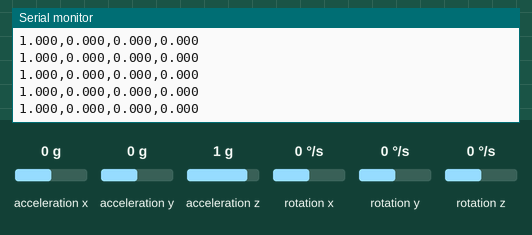
Recording of a sketch running on a simulated Arduino Uno, built with avr-gcc and run on an emulated ATmega328P. Shown: the last lines printed to the serial monitor. The inputs (shaded band) are chosen by the test bench; at power-on: acceleration z 1 g, rotation z 0 °/s, acceleration x 0 g, acceleration y 0 g, rotation x 0 °/s, rotation y 0 °/s.

Above: at 1.7 s.
1.8 s: acceleration z set to -1.4 g
At 2.4 s:
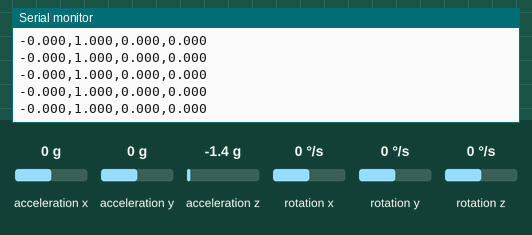
4.8 s: rotation z set to 100 °/s
At 5.9 s:
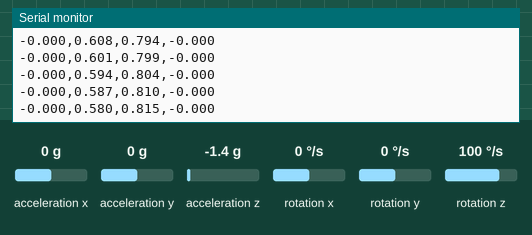
7.8 s: acceleration x set to -1.4 g
At 8.3 s:
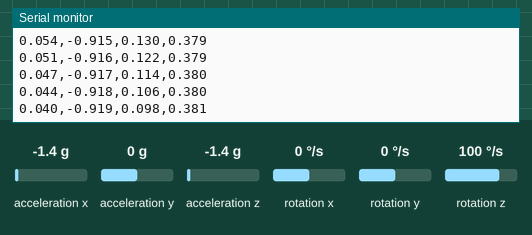
9.3 s: acceleration y set to -1.4 g
At 10.2 s:
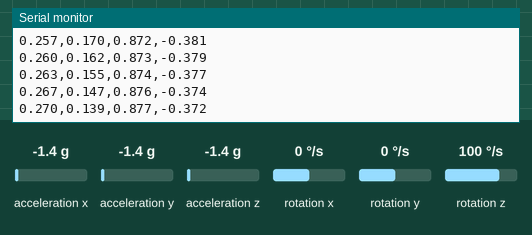
10.8 s: acceleration x set to 1.4 g
At 11.8 s:
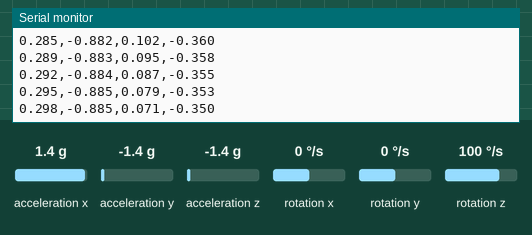
Timing chart, 0 to 13.8 s (numbered marks = the images above; inputs shaded):
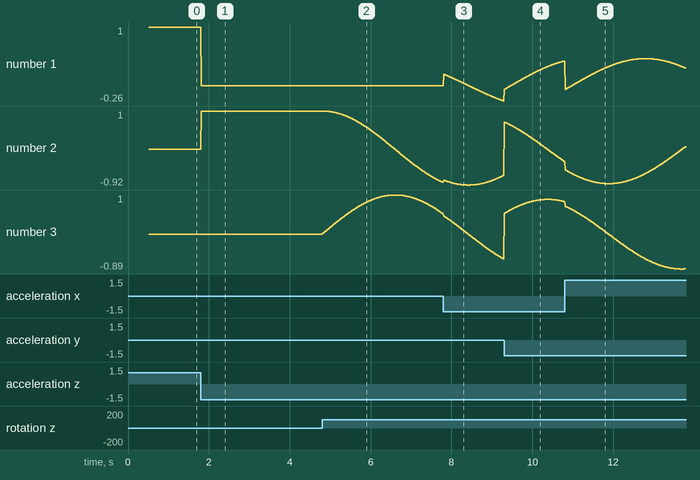

The sketch:

Giroscopio.ino
```cpp
#include <Wire.h>
#include "MPU6050_6Axis_MotionApps20.h"

// Objeto MPU6050
MPU6050 mpu;

// Buffer FIFO para DMP
uint8_t fifoBuffer[64];

// Cuaternión
Quaternion q;

void setup() {
  Wire.begin();
  Serial.begin(115200);

  mpu.initialize();
  if (!mpu.testConnection()) {
    Serial.println("MPU6050 no conectado");
    while (1);
  }

  // Inicializar DMP
  uint8_t devStatus = mpu.dmpInitialize();
  if (devStatus == 0) {
    mpu.setDMPEnabled(true);
    Serial.println("DMP habilitado");
  } else {
    Serial.print("Error al inicializar DMP: "); Serial.println(devStatus);
  }
}

void loop() {
  // Leer paquete DMP
  if (mpu.dmpGetCurrentFIFOPacket(fifoBuffer)) {
    // Obtener cuaternión
    mpu.dmpGetQuaternion(&q, fifoBuffer);

    // Enviar por serial a Processing
    Serial.print(q.w, 3); Serial.print(",");
    Serial.print(q.x, 3); Serial.print(",");
    Serial.print(q.y, 3); Serial.print(",");
    Serial.println(q.z, 3);
  }
}
```

Measured:
- after the input at 1.8 s, the serial monitor: prints a new line at once (image 1)
- after the input at 4.8 s, the serial monitor: prints a new line at once (image 2)
- plotted number 2: 1 → -0.86 after the input at 4.8 s
- plotted number 3: 0 → 0.51 after the input at 4.8 s
